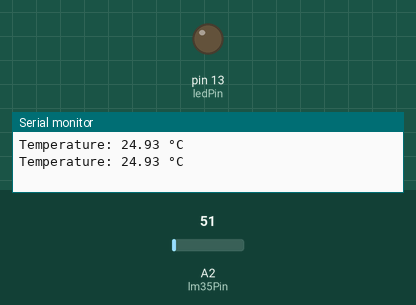
Recording of a sketch running on a simulated Arduino Uno, built with avr-gcc and run on an emulated ATmega328P. Shown: output pins drawn as LEDs (lit = HIGH), the last lines printed to the serial monitor. The inputs (shaded band) are chosen by the test bench; at power-on: A2 (lm35Pin) = 51.

Above: at 1.8 s.
1.9 s: A2 (lm35Pin) set to 68
At 3.0 s:
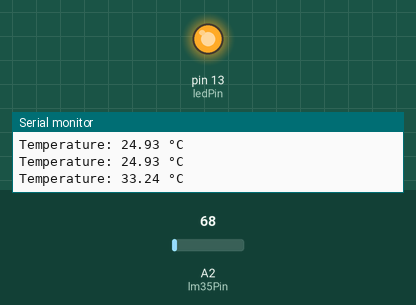
3.5 s: A2 (lm35Pin) set to 61
At 4.6 s:
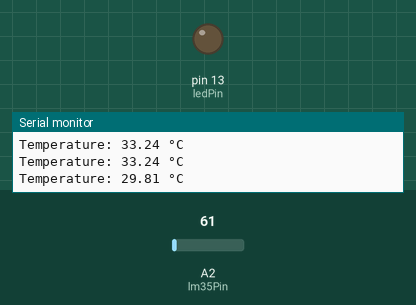
5.5 s: A2 (lm35Pin) set to 71
At 7.4 s:
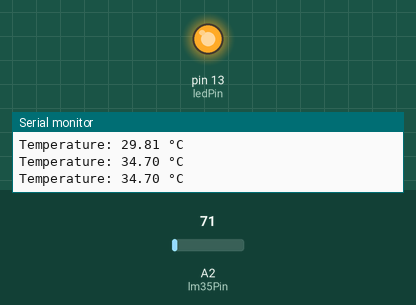
Timing chart, 0 to 8.9 s (numbered marks = the images above; inputs shaded):
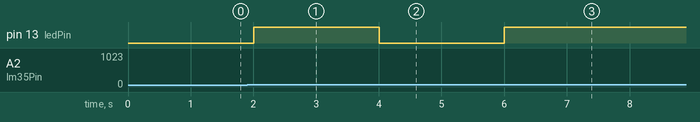

Measured:
- the behaviour switches between 61 and 62 on A2 (lm35Pin) (found by bisection; images 0 and 1)
- after the input at 1.9 s, pin 13 (ledPin): LOW → HIGH after 0.10 s
- after the input at 3.5 s, pin 13 (ledPin): HIGH → LOW after 0.50 s
- after the input at 5.5 s, pin 13 (ledPin): LOW → HIGH after 0.51 s

The sketch:

LM35_03.ino
```cpp
// 핀 정의
const int lm35Pin = A2;  // LM35가 A2 핀에 연결됨
const int ledPin = 13;   // LED가 D13 핀에 연결됨 (내장 LED 포함)

void setup() {
  // 시리얼 통신 시작 (baud rate: 9600)
  Serial.begin(9600);

  // LED 핀을 출력으로 설정
  pinMode(ledPin, OUTPUT);
}

void loop() {
  // 아날로그 값 읽기 (0-1023)
  int sensorValue = analogRead(lm35Pin);

  // 아날로그 값을 전압으로 변환 (5V 기준)
  float voltage = sensorValue * (5.0 / 1023.0);

  // 전압을 온도로 변환 (LM35: 10mV/°C)
  float temperatureC = voltage * 100;

  // 시리얼 모니터에 온도 출력
  Serial.print("Temperature: ");
  Serial.print(temperatureC);
  Serial.println(" °C");

  // 온도가 30도 이상이면 LED 켜기
  if (temperatureC >= 30.0) {
    digitalWrite(ledPin, HIGH);  // LED ON
  } else {
    digitalWrite(ledPin, LOW);   // LED OFF
  }

  // 1초 대기
  delay(1000);
}
```
